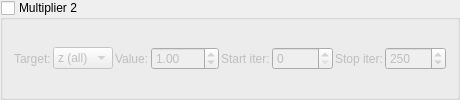
    <widget class="MyGroupBox" name="groupCheck_transf_function_enabledBy_false">
     <property name="title"><string>Multiplier 2</string></property>
     <property name="checkable"><bool>true</bool></property>
     <property name="checked"><bool>false</bool></property>
     <layout class="QGridLayout" name="gridLayout_mult2">
      <property name="spacing"><number>2</number></property>
      <item row="0" column="0">
       <widget class="QLabel"><property name="text"><string>Target:</string></property></widget>
      </item>
      <item row="0" column="1">
       <widget class="MyComboBox" name="comboBox_transf_multiplier_mode_2">
        <item><property name="text"><string notr="true">z (all)</string></property></item>
        <item><property name="text"><string notr="true">z.x</string></property></item>
        <item><property name="text"><string notr="true">z.y</string></property></item>
        <item><property name="text"><string notr="true">z.z</string></property></item>
        <item><property name="text"><string notr="true">DE</string></property></item>
        <item><property name="text"><string notr="true">color</string></property></item>
        <item><property name="text"><string notr="true">z.w</string></property></item>
        <item><property name="text"><string notr="true">z.xy</string></property></item>
        <item><property name="text"><string notr="true">z.xz</string></property></item>
        <item><property name="text"><string notr="true">z.yz</string></property></item>
       </widget>
      </item>
      <item row="0" column="2">
       <widget class="QLabel"><property name="text"><string>Value:</string></property></widget>
      </item>
      <item row="0" column="3">
       <widget class="MyDoubleSpinBox" name="spinbox_transf_scale_5">
        <property name="minimum"><double>-100.0</double></property><property name="maximum"><double>100.0</double></property>
        <property name="singleStep"><double>0.01</double></property><property name="value"><double>1.0</double></property>
       </widget>
      </item>
      <item row="0" column="4">
       <widget class="QLabel"><property name="text"><string>Start iter:</string></property></widget>
      </item>
      <item row="0" column="5">
       <widget class="MySpinBox" name="spinboxInt_transf_start_iterations_C">
        <property name="minimum"><number>0</number></property><property name="maximum"><number>10000</number></property>
        <property name="value"><number>0</number></property>
       </widget>
      </item>
      <item row="0" column="6">
       <widget class="QLabel"><property name="text"><string>Stop iter:</string></property></widget>
      </item>
      <item row="0" column="7">
       <widget class="MySpinBox" name="spinboxInt_transf_stop_iterations_C">
        <property name="minimum"><number>0</number></property><property name="maximum"><number>10000</number></property>
        <property name="value"><number>250</number></property>
       </widget>
      </item>
     </layout>
    </widget>
